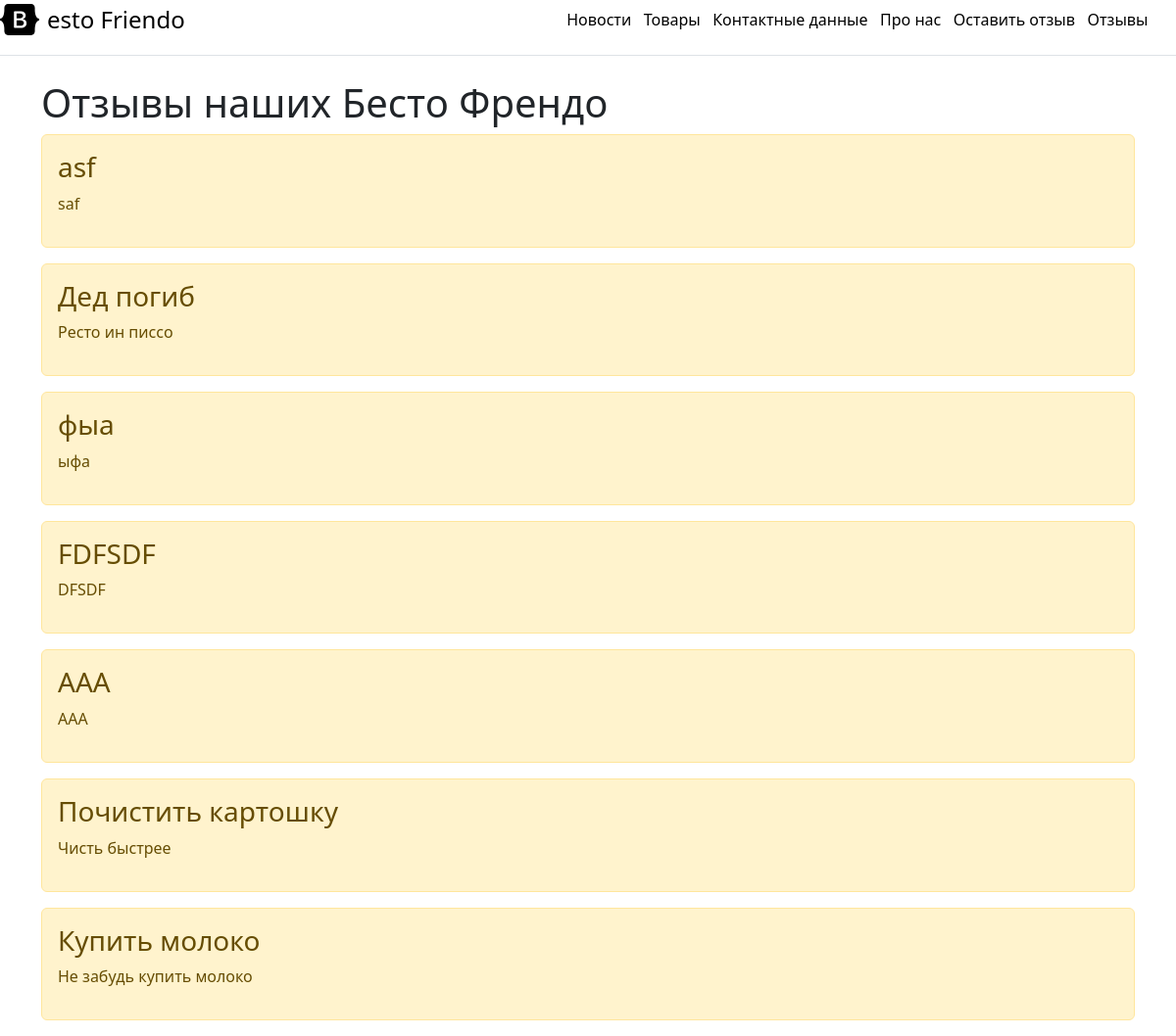
Page /news on the committed database.
### main/models.py (models this page shows, shortened)
class Task(models.Model):
    title = models.CharField('Название', max_length=50)
    task = models.TextField('Описание')
    class Meta:
        verbose_name = 'Задача'
        verbose_name_plural = 'Задачи'

### main/views.py (the view)
# urls.py: path('news', views.index, name='home'),
def index(request):
    tasks = Task.objects.order_by('-id')
    return render(request, 'main/index.html', {'title': 'Отзывы', 'tasks': tasks})

### main/templates/main/index.html (shortened to what this page needs)
{% extends 'main/base.html' %}
{% block content %}
    <h1>Отзывы наших Бесто Френдо</h1>
    {% if tasks  %}
        {% for el in tasks %}
            <div class="alert alert-warning mt-2">
                <h3>{{ el.title }}</h3>
                <p>{{ el.task }}</p>
            </div>
        {% endfor %}
    {% else %}
        <p>У нас нет отзывов</p>
    {% endif %}
{% endblock %}

### rows in the picture
Task: title "asf", task "saf"
Task: title "Дед погиб", task "Ресто ин писсо"
Task: title "фыа", task "ыфа"
Task: title "FDFSDF", task "DFSDF"
Task: title "ААА", task "ААА"
Task: title "Почистить картошку", task "Чисть быстрее"
Task: title "Купить молоко", task "Не забудь купить молоко"
